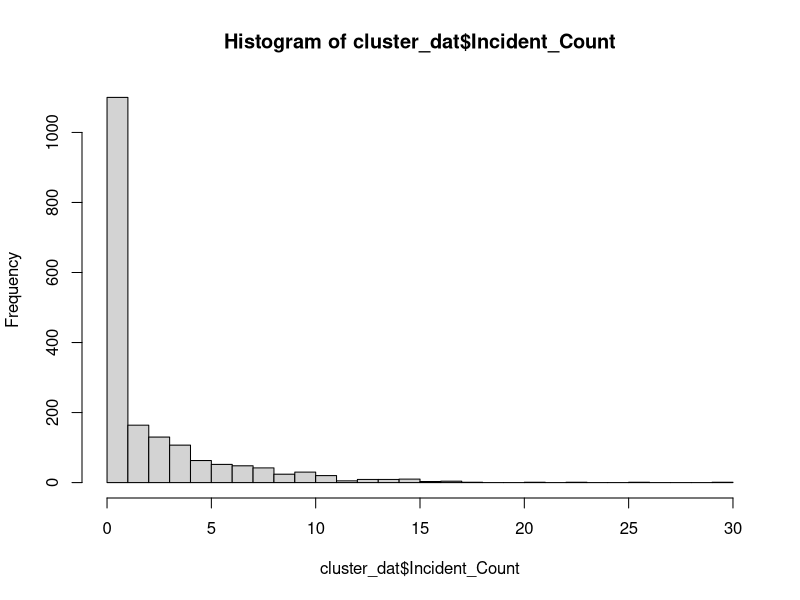
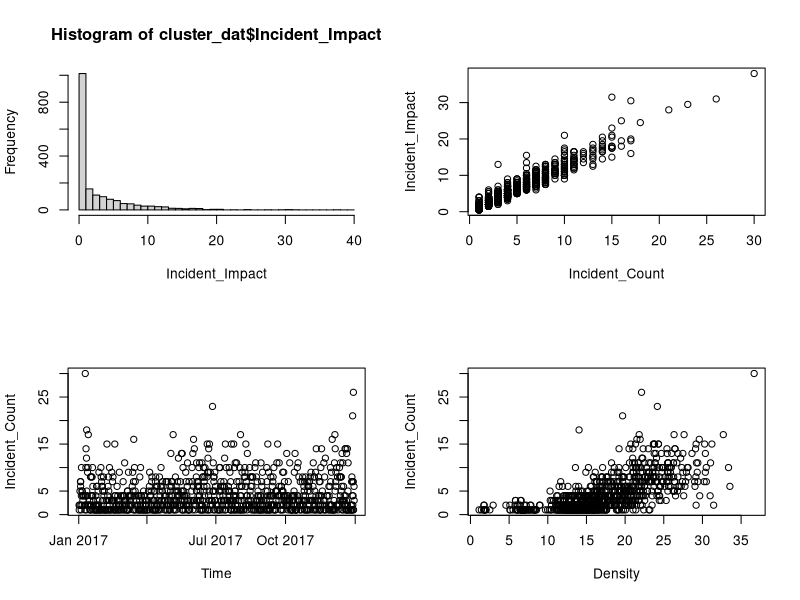
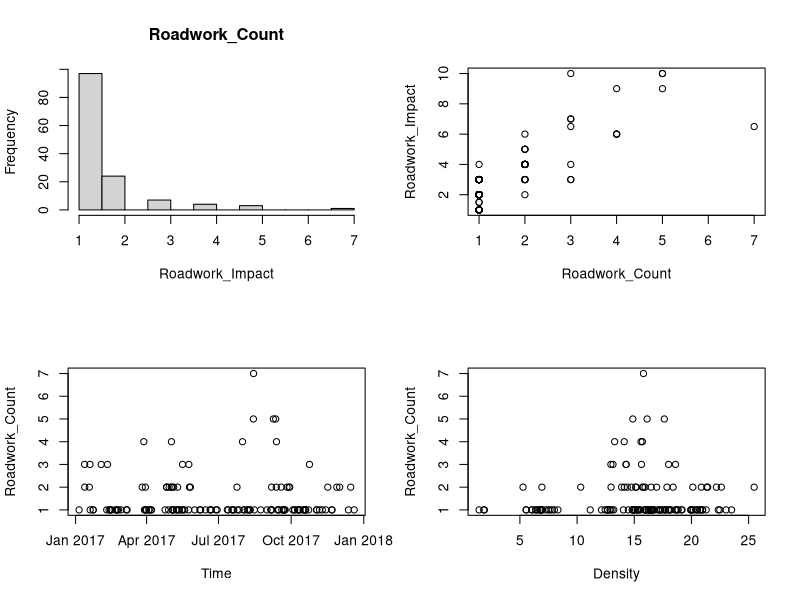
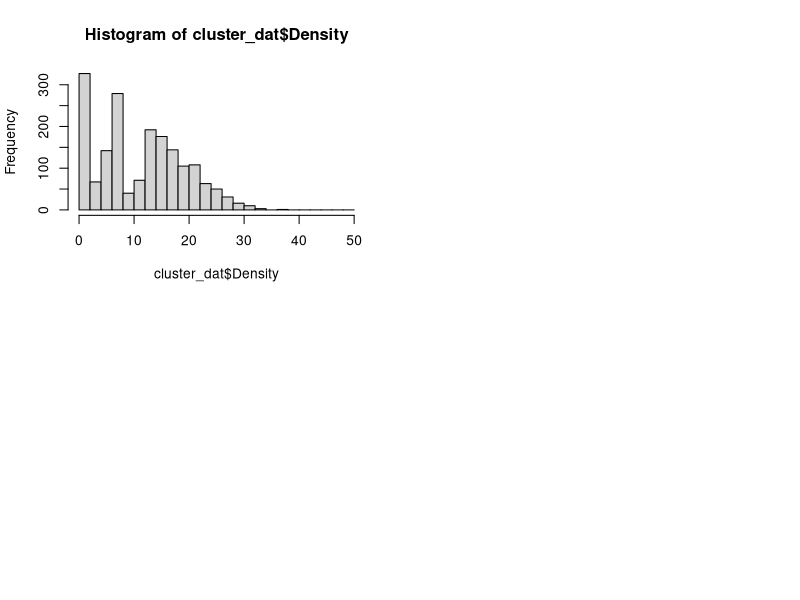
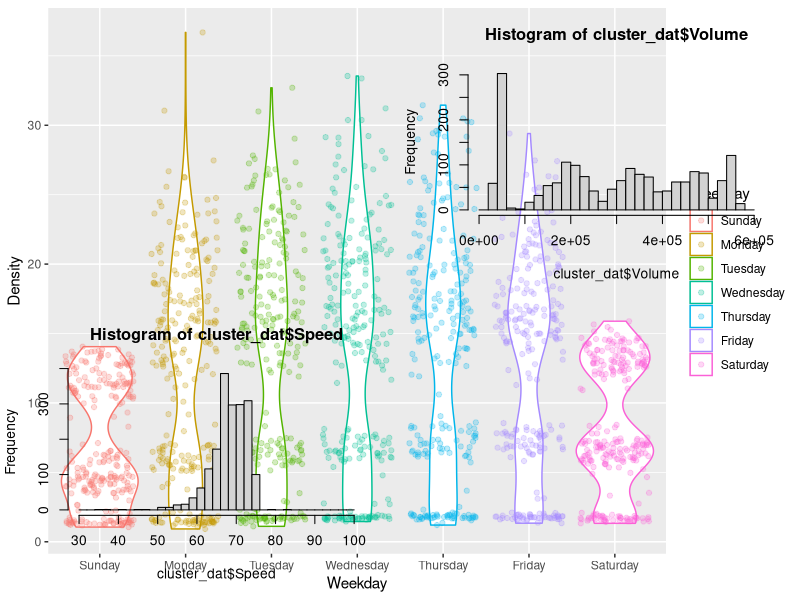
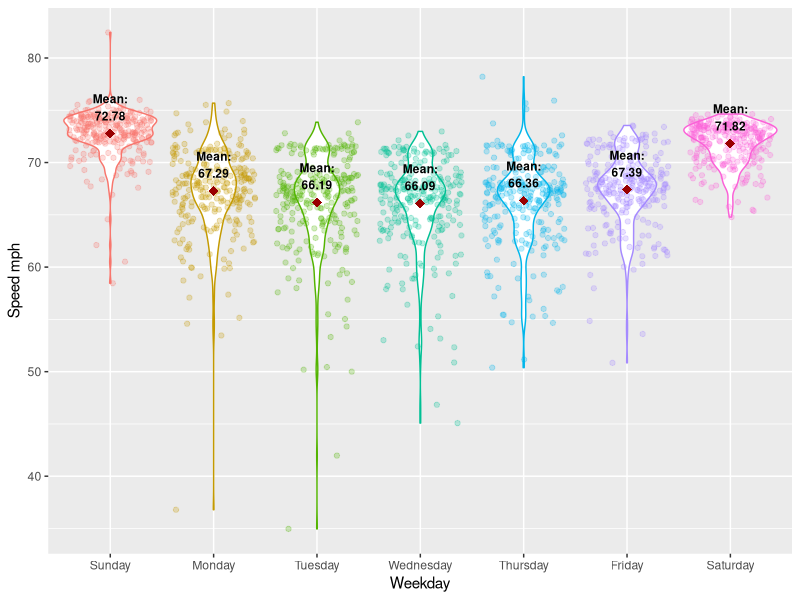
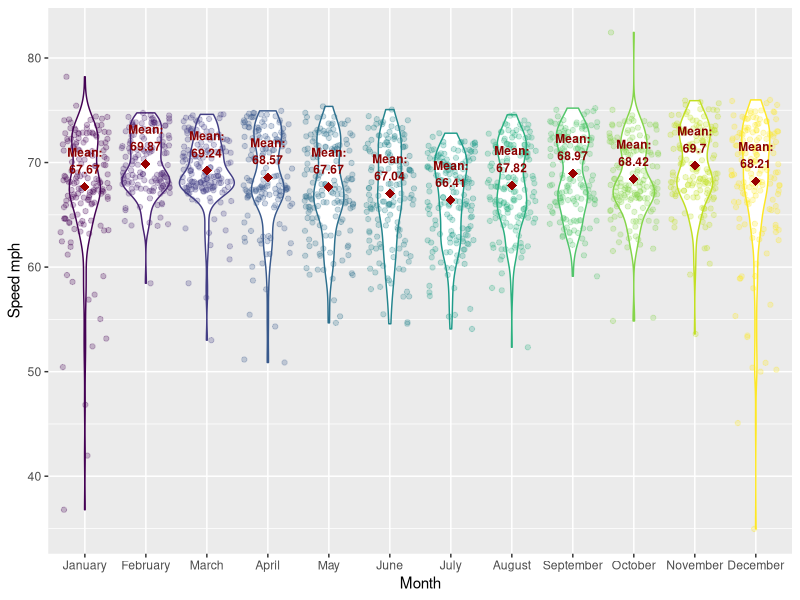
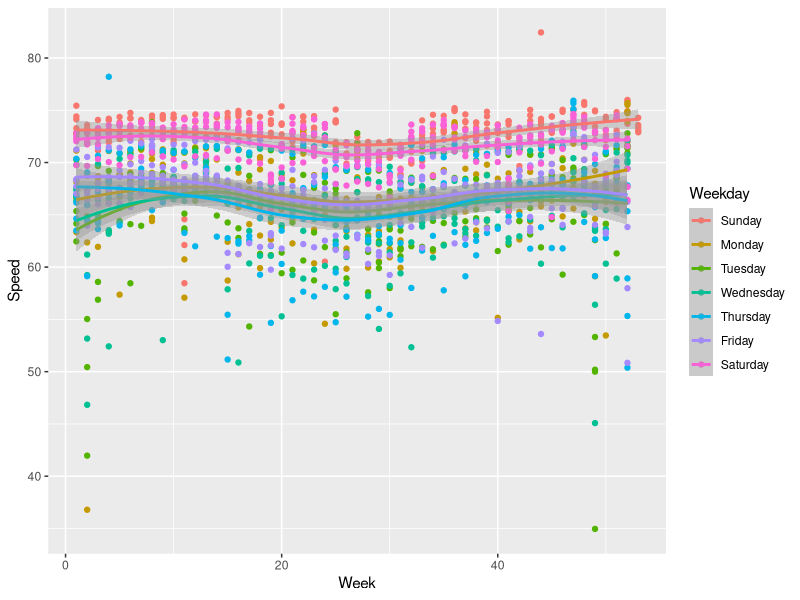

The R script that drew these images, in order:
## ---- chunk 1
#knitr::opts_knit$set(root.dir = "C:/Users/Declan/Desktop/Data/R/Cluster_analysis")
knitr::opts_knit$set(root.dir = "H:/Projects/10000/10682/TS/Scenario Manager/Cluster Analysis/Cleaned")

library(tidyverse)
library(lubridate)
library(gridExtra)
library(reshape2)
library(zoo)
library(data.table)

## ---- chunk 2
cluster_dat <- readxl::read_xlsx("Cluster Analysis Input Data.xlsx",sheet = 'Database')
## ---- chunk 3

str(cluster_dat)
## ---- chunk 4

colnames(cluster_dat) <-trimws(colnames(cluster_dat))

colnames(cluster_dat) <-gsub('([[:punct:]])|\\s+','_',colnames(cluster_dat))

colnames(cluster_dat)
## ---- chunk 5
class(cluster_dat$Time_Bin)
## ---- chunk 6
summary(cluster_dat$Time_Bin)
table(is.na(cluster_dat$Time_Bin))
## ---- chunk 7
summary(cluster_dat$Week)

## ---- chunk 8
cluster_dat[cluster_dat$Week==53,c(1:5,length(cluster_dat))]

## ---- chunk 9
summary(cluster_dat$Incident_Count)
## ---- chunk 10
hist(cluster_dat$Incident_Count,breaks = 30)
## ---- chunk 11
summary(cluster_dat$Incident_Impact)

par(mfrow=c(2,2))

hist(cluster_dat$Incident_Impact,breaks=seq(0,40,1),
     xlab='Incident_Impact')

plot(cluster_dat$Incident_Count[cluster_dat$Incident_Count!=0],cluster_dat$Incident_Impact[cluster_dat$Incident_Count!=0],
     xlab="Incident_Count",ylab='Incident_Impact')

plot(cluster_dat$Time_Bin[cluster_dat$Incident_Count!=0],cluster_dat$Incident_Count[cluster_dat$Incident_Count!=0],
     xlab="Time",ylab='Incident_Count')

plot(cluster_dat$Density[cluster_dat$Incident_Count!=0],cluster_dat$Incident_Count[cluster_dat$Incident_Count!=0],
     xlab="Density",ylab='Incident_Count')
## ---- chunk 12
summary(cluster_dat$Roadwork_Count)
## ---- chunk 13
table(cluster_dat$Roadwork_Count)
## ---- chunk 14
par(mfrow=c(2,2))

hist(cluster_dat$Roadwork_Count[cluster_dat$Roadwork_Count!=0],xlab='Roadwork_Impact',main='Roadwork_Count')

plot(cluster_dat$Roadwork_Count[cluster_dat$Roadwork_Count!=0],cluster_dat$Roadwork_Impact[cluster_dat$Roadwork_Count!=0],
     xlab="Roadwork_Count",ylab='Roadwork_Impact')

plot(cluster_dat$Time_Bin[cluster_dat$Roadwork_Count!=0],cluster_dat$Roadwork_Count[cluster_dat$Roadwork_Count!=0],
     xlab="Time",ylab='Roadwork_Count')

plot(cluster_dat$Density[cluster_dat$Roadwork_Count!=0],cluster_dat$Roadwork_Count[cluster_dat$Roadwork_Count!=0],
     xlab="Density",ylab='Roadwork_Count')

## ---- chunk 15

x <- as.numeric(format(cluster_dat$Roadwork_Duration,"%H"))
x <- x[x>0]
table(x)
## ---- chunk 16
cluster_dat <- cluster_dat %>%
  mutate(Hour = format(Time_Bin,"%H"),
         Weekday = weekdays(cluster_dat$Time_Bin),
         Week = lubridate::week(cluster_dat$Time_Bin),
         Month = months(cluster_dat$Time_Bin))

cluster_dat$Weekday <-  factor(cluster_dat$Weekday,levels=c("Sunday", "Monday", 
    "Tuesday", "Wednesday", "Thursday", "Friday", "Saturday"))
cluster_dat$Month <- factor(cluster_dat$Month,levels=c("January","February","March",
               "April","May","June","July","August","September",
               "October","November","December"),ordered=TRUE)
## ---- chunk 17
summary(cluster_dat$Density)

br_dens <- seq(0,50,2)
ranges_dens = paste(head(br_dens,-1), br_dens[-1], sep=" - ")
freq_dens <- hist(cluster_dat$Density, breaks=br_dens, include.lowest=TRUE, plot=FALSE)

freq_table_dens <-  data.frame(data.frame(range = ranges_dens, frequency = freq_dens$counts))
freq_table_dens[order(-freq_table_dens$frequency),]

plot(freq_dens)
## ---- chunk 18

ggplot(cluster_dat,aes(x=Weekday,y=Density,color=Weekday))+
  geom_violin()+
  geom_jitter(alpha=0.25)
## ---- chunk 19
summary(cluster_dat$Volume)

br_vol <- seq(0,600000,20000)
ranges_vol = paste(head(br_vol,-1), br_vol[-1], sep=" - ")
freq_vol <- hist(cluster_dat$Volume, breaks=br_vol, include.lowest=TRUE, plot=FALSE)

freq_table_vol <-  data.frame(data.frame(range = ranges_vol, frequency = freq_vol$counts))
freq_table_vol[order(-freq_table_vol$frequency),]

plot(freq_vol)

## ---- chunk 20


summary(cluster_dat$Speed)

br_speed <- seq(30,100,2)
ranges_speed = paste(head(br_speed,-1), br_speed[-1], sep=" - ")
freq_speed <- hist(cluster_dat$Speed, breaks=br_speed, include.lowest=TRUE, plot=FALSE)

freq_table_speed <-  data.frame(data.frame(range = ranges_speed, frequency = freq_speed$counts))
freq_table_speed[order(-freq_table_speed$frequency),]

plot(freq_speed)


## ---- chunk 21

means <-  aggregate(Speed~Weekday,cluster_dat,mean)
ggplot(cluster_dat,aes(x=Weekday,y=Speed))+
  geom_violin(aes(color=Weekday))+
  geom_jitter(aes(color=Weekday),alpha=0.25)+
  stat_summary(fun.y=mean, colour="#990000", geom="point", 
               shape=18, size=3,show_guide = FALSE)+
  geom_text(data=means, aes(label = paste('Mean:\n',round(Speed,2),sep=''), y = Speed + 2.5),size=3,fontface='bold')+
  ylab('Speed mph')+
  theme(legend.position="none")
## ---- chunk 22

means <-  aggregate(Speed~Month,cluster_dat,mean)
ggplot(cluster_dat,aes(x=Month,y=Speed))+
  geom_violin(aes(color=Month))+
  geom_jitter(aes(color=Month),alpha=0.25)+
  stat_summary(fun.y=mean, colour="#990000", geom="point", 
               shape=18, size=3,show_guide = FALSE)+
  geom_text(data=means, aes(label = paste('Mean:\n',round(Speed,2),sep=''), y = Speed + 2.5),color='darkred',size=3,fontface='bold')+
  ylab('Speed mph')+
  theme(legend.position="none")
## ---- chunk 23
ggplot(cluster_dat,aes(x=Week,y=Speed,color=Weekday))+
  geom_point(aplha=0.25)+
  geom_smooth()
